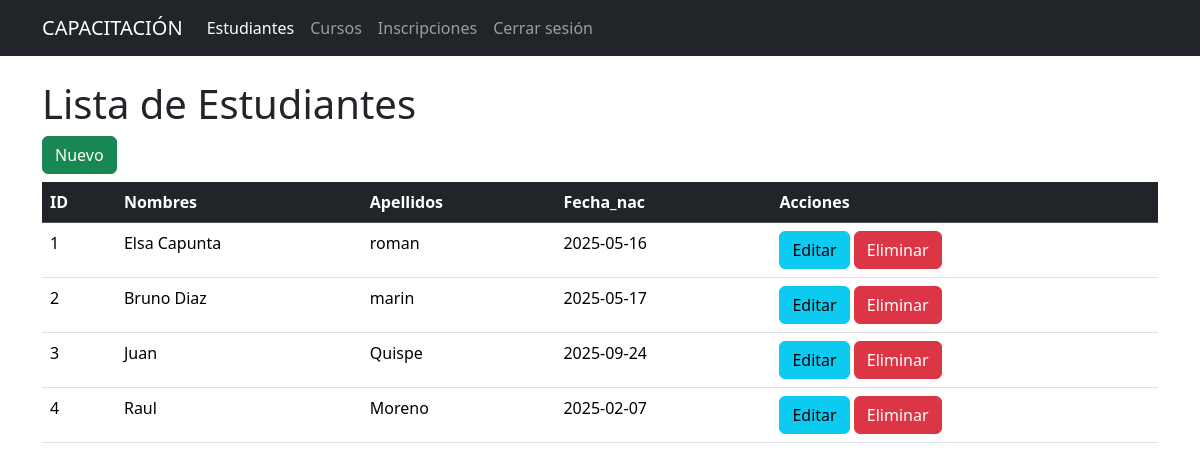
The page /estudiantes (signed in) on the database its author committed.
### tables this page shows
CREATE TABLE estudiantes (
            id INTEGER PRIMARY KEY AUTOINCREMENT,
            nombre TEXT NOT NULL,
            apellidos TEXT NOT NULL,
            fecha_nacimiento TEXT NOT NULL
        );

### app.py (the view)
@app.route("/estudiantes")
@login_required
def estudiantes():
    conn = get_db_connection()
    estudiantes = conn.execute('SELECT * FROM estudiantes').fetchall()
    conn.close()
    return render_template('estudiantes.html', estudiantes=estudiantes)

### app.py (called while the page is built)
def get_db_connection():
    conn = sqlite3.connect('bd_instituto.db')
    conn.row_factory = sqlite3.Row
    return conn

@login_manager.user_loader
def load_user(user_id):
    return User.get_by_id(user_id)

    @staticmethod
    def get_by_id(user_id):
        conn = get_db_connection()
        user = conn.execute('SELECT * FROM users WHERE id = ?', (user_id,)).fetchone()
        conn.close()
        if user:
            return User(user['id'], user['username'], user['password'], user['name'], user['email'])
        return None

### templates/estudiantes.html
{% extends "base.html" %}
{% block content %}
<h1>Lista de Estudiantes</h1>
    <a href="{{ url_for('nuevo_estudiante') }}" class="btn btn-success mb-2"> Nuevo</a>
<table class="table table-stiped table-hover">
    <thead class="table-dark">
        <tr>
            <th>ID</th>
            <th>Nombres</th>
            <th>Apellidos</th>
            <th>Fecha_nac</th>
            <th>Acciones</th>
        </tr>
    </thead>
    <tbody>
        {% for estudiante in estudiantes %}
        <tr>
            <td>{{ estudiante.id}}</td>
            <td>{{ estudiante.nombre }}</td>
            <td>{{ estudiante.apellidos }}</td>
            <td>{{ estudiante.fecha_nacimiento }}</td>
            <td>
                <a href="{{ url_for('editar_estudiante', id=estudiante.id) }}" class="btn btn-info">Editar</a>
                <a href="{{ url_for('eliminar_estudiante', id=estudiante.id) }}" class="btn btn-danger"
                onclick="return(confirm('estas seguro ??'))">Eliminar</a>
            </td>
        </tr>
        {% endfor %}
    </tbody>
</table>
</div>
{% endblock %}

### templates/base.html (shortened to what this page needs)
<!doctype html>
<html lang="es">
<head>
    <link href="https://cdn.jsdelivr.net/npm/bootstrap@5.3.5/dist/css/bootstrap.min.css" rel="stylesheet">
</head>
<body>
    {% if current_user.is_authenticated %}
    <nav class="navbar navbar-expand-lg navbar-dark bg-dark">
        <div class="container">
            <a class="navbar-brand" href="#">CAPACITACIÓN</a>
            <div class="collapse navbar-collapse" id="navbarNavAltMarkup">
                <div class="navbar-nav">
                    <a class="nav-link active" aria-current="page" href="{{ url_for('estudiantes' )}}">Estudiantes</a>
                    <a class="nav-link" href="{{ url_for('cursos') }}">Cursos</a>
                    <a class="nav-link" href="{{ url_for('inscripciones') }}">Inscripciones</a>
                    <a class="nav-link" href="{{ url_for('logout') }}">Cerrar sesión</a>
                </div>
            </div>
        </div>
    </nav>
    {% endif %}
    <div class="container mt-4">
        {% block content %}{% endblock %}
</body>
</html>

### rows shown on the page
estudiantes: id "1", nombre "Elsa Capunta", apellidos "roman", fecha_nacimiento "2025-05-16"
estudiantes: id "2", nombre "Bruno Diaz", apellidos "marin", fecha_nacimiento "2025-05-17"
estudiantes: id "3", nombre "Juan", apellidos "Quispe", fecha_nacimiento "2025-09-24"
estudiantes: id "4", nombre "Raul", apellidos "Moreno", fecha_nacimiento "2025-02-07"
